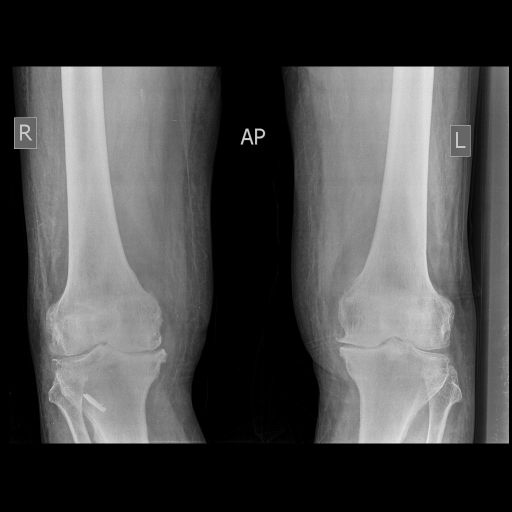
#> input picture dataset/Chest-Chest PA-25_01_2016-5_32_14 PM-880.JPEG, 1024 x 1024 px (shown at 1/2 size)
$ python -i watershed.py   (imports and definitions only)
#> lines starting #> are read from the running program, lines starting #| are printed output that depends on the picture; after the words box and inside, x2 and y2 are one past the last pixel; in counts of white or black regions, pixels touching at a corner belong together
#> further down, picture is the input picture: shape (1024, 1024); min 0, max 251, mean 73
import cv2
import numpy as np
from skimage.feature import peak_local_max
from skimage.segmentation import watershed
from scipy import ndimage
import matplotlib.pyplot as plt

def sh(image):
    cv2.imshow('image',image)
    cv2.waitKey(0)

def watershade_algorithm(image):
    ret, thresh = cv2.threshold(image, 0, 255, cv2.THRESH_BINARY_INV + cv2.THRESH_OTSU)
    #noise removal
    kernel = np.ones((2, 2), np.uint8)
    closing = cv2.morphologyEx(thresh, cv2.MORPH_CLOSE, kernel, iterations=2)
    sure_bg = cv2.dilate(closing, kernel, iterations=3)
    dist_transform = cv2.distanceTransform(closing, cv2.DIST_L2, 3)
    ret, sure_fg = cv2.threshold(dist_transform, 0.1 * dist_transform.max(),255, 0)
    # Finding unknown region
    sure_fg = np.uint8(sure_fg)
    unknown = cv2.subtract(sure_bg, sure_fg)

def watershade_algorithm(image):
    ret, thresh = cv2.threshold(image, 0, 255, cv2.THRESH_BINARY_INV + cv2.THRESH_OTSU)
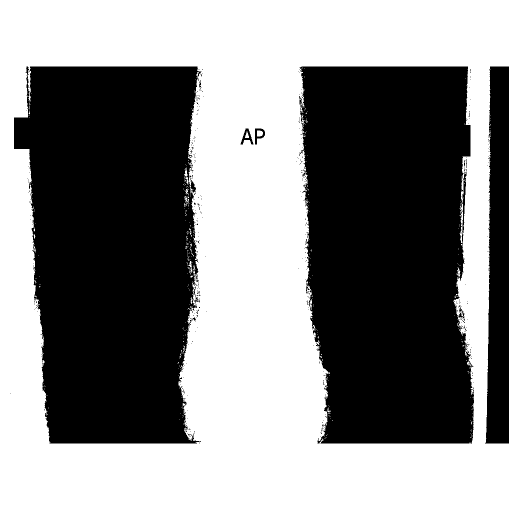
#> thresh: shape (1024, 1024) (shown at 1/2 size); 52.4% white; 409 black regions (399 under 20 px), largest, box (x1, y1, x2, y2) and area: (28, 133, 404, 887) 234298, (598, 133, 948, 887) 232534, (970, 133, 1018, 887) 30459
#> ret = 76
    #noise removal
    kernel = np.ones((2, 2), np.uint8)
    closing = cv2.morphologyEx(thresh, cv2.MORPH_CLOSE, kernel, iterations=2)
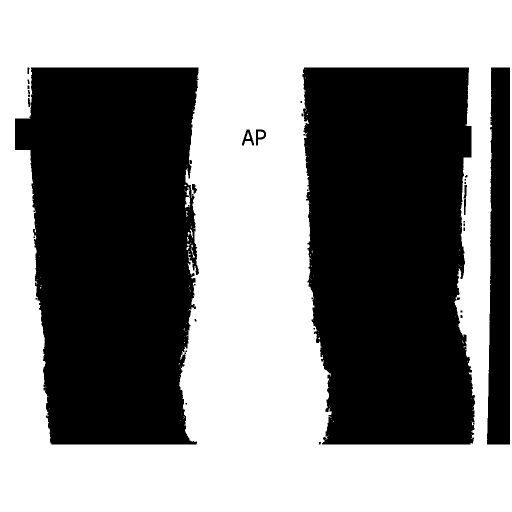
#> closing: shape (1024, 1024) (shown at 1/2 size); 52.9% white; 39 black regions (21 under 20 px), largest, box (x1, y1, x2, y2) and area: (30, 135, 398, 889) 232185, (605, 135, 950, 889) 230477, (974, 135, 1020, 889) 30227
    sure_bg = cv2.dilate(closing, kernel, iterations=3)
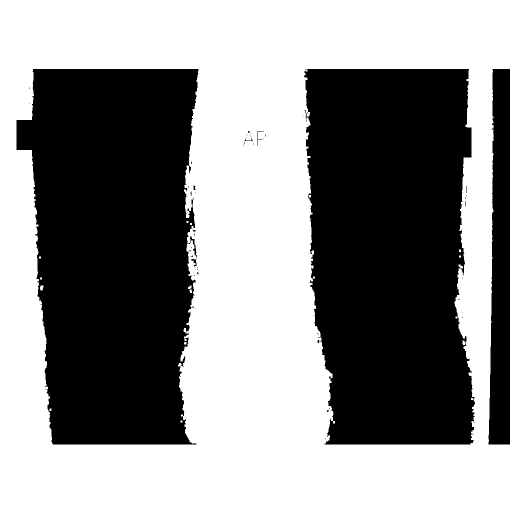
#> sure_bg: shape (1024, 1024) (shown at 1/2 size); 54.3% white; 59 black regions (52 under 20 px), largest, box (x1, y1, x2, y2) and area: (33, 138, 397, 889) 225803, (608, 138, 950, 889) 225147, (977, 138, 1020, 889) 27668
    dist_transform = cv2.distanceTransform(closing, cv2.DIST_L2, 3)
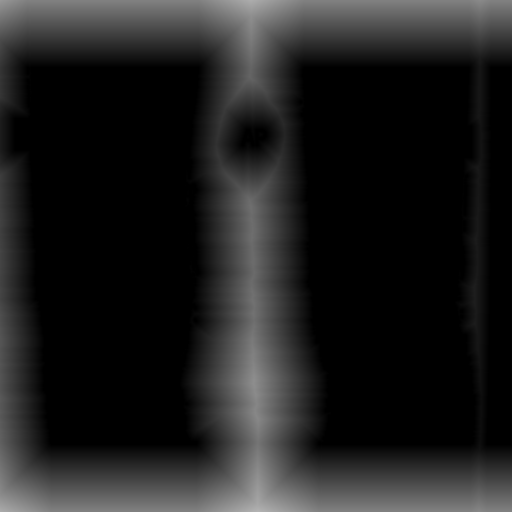
#> dist_transform: shape (1024, 1024) float32 (shown at 1/2 size); min 0, max 179.9, mean 31
    ret, sure_fg = cv2.threshold(dist_transform, 0.1 * dist_transform.max(),255, 0)
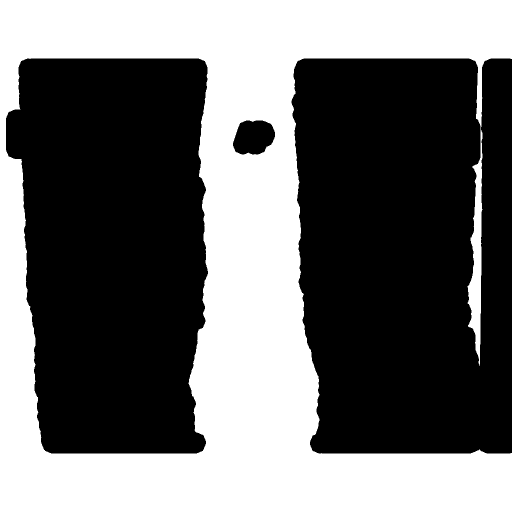
#> sure_fg: shape (1024, 1024) float32 (shown at 1/2 size); 42.5% white; 1 white region, box (x1, y1, x2, y2) and area: (0, 0, 1024, 1024) 445863
#> ret = 17.99
    # Finding unknown region
    sure_fg = np.uint8(sure_fg)
    unknown = cv2.subtract(sure_bg, sure_fg)
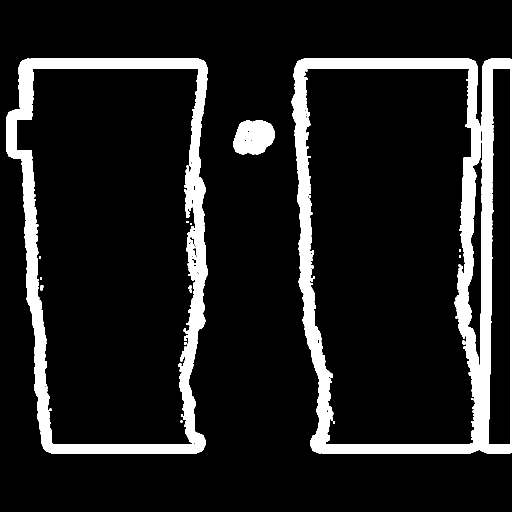
#> unknown: shape (1024, 1024) (shown at 1/2 size); 11.8% white; 20 white regions (9 under 20 px), largest, box (x1, y1, x2, y2) and area: (583, 117, 1024, 907) 68714, (12, 117, 416, 907) 50168, (466, 241, 550, 309) 4454

    # Marker labelling
    ret, markers = cv2.connectedComponents(sure_fg)
#> ret = 2

    # Add one to all labels so that sure background is not 0, but 1
    markers = markers + 1

    # Now, mark the region of unknown with zero
    markers[unknown == 255] = 0
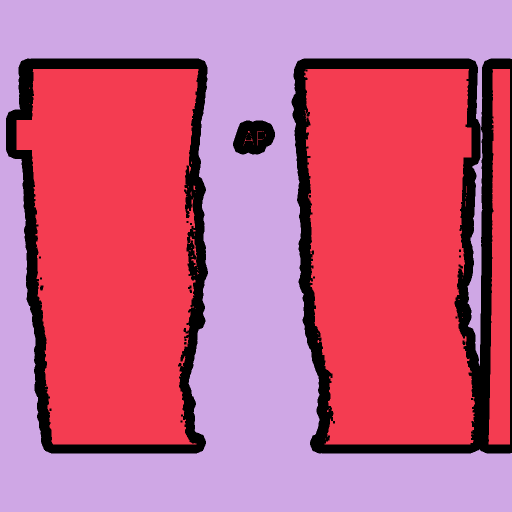
#> markers: shape (1024, 1024) int32 (shown at 1/2 size); 3 distinct labels, from 0 to 2; one colour per label, 0 black
    print('aaaaaaaaaa')
    print(image)
#> (printed output is left out)
    cv2.imshow('i',image)
    cv2.waitKey(0)
    print('bbbbbbbbb')
    print(markers)
#> (printed output is left out)
    plt.imshow(markers)
    plt.show()
    cv2.waitKey(0)
#> (the run stopped early here; a loop or call above may not have finished)

$ run again, on dataset/Lower Extremities-Femur AP-1_25_2016-5_34_07 PM-107.JPEG
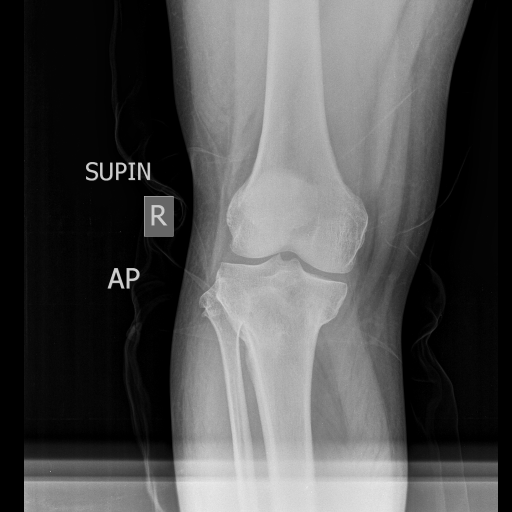
#> input picture dataset/Lower Extremities-Femur AP-1_25_2016-5_34_07 PM-107.JPEG, 1024 x 1024 px (shown at 1/2 size)
#> picture is the input picture: shape (1024, 1024); min 0, max 255, mean 79.6
#> in watershade_algorithm, `ret, thresh = cv2.threshold(image, 0, 255, cv2.THRESH_BINARY_INV + cv2..`:
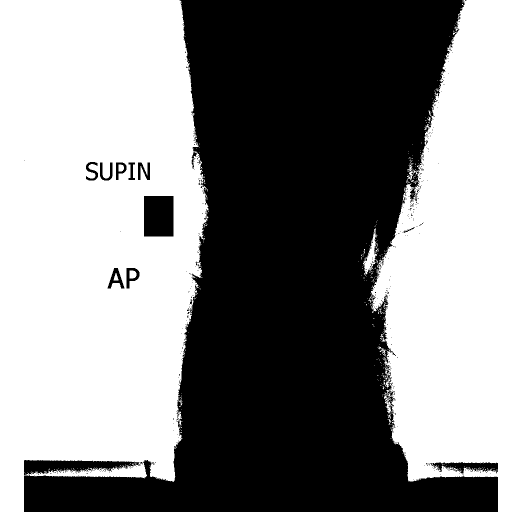
#> thresh: shape (1024, 1024) (shown at 1/2 size); 52.6% white; 403 black regions (390 under 20 px), largest, box (x1, y1, x2, y2) and area: (48, 0, 996, 1024) 482873, (288, 392, 347, 473) 4779, (48, 920, 281, 950) 4138
#> in watershade_algorithm, `ret, thresh = cv2.threshold(image, 0, 255, cv2.THRESH_BINARY_INV + cv2..`: ret = 83
#> closing: shape (1024, 1024); 53.2% white; 41 black regions (18 under 20 px), largest, box (x1, y1, x2, y2) and area: (50, 0, 998, 1024) 477643, (290, 394, 349, 475) 4779, (50, 922, 270, 951) 3677
#> sure_bg: shape (1024, 1024); 54.5% white; 44 black regions (25 under 20 px), largest, box (x1, y1, x2, y2) and area: (53, 0, 998, 1024) 468441, (293, 397, 349, 475) 4368, (53, 925, 262, 949) 2627
#> in watershade_algorithm, `ret, sure_fg = cv2.threshold(dist_transform, 0.1 * dist_transform.max(..`: ret = 35.14
#> unknown: shape (1024, 1024); 15.3% white; 23 white regions (11 under 20 px), largest, box (x1, y1, x2, y2) and area: (14, 0, 423, 1024) 101975, (724, 0, 1024, 1024) 57899, (261, 543, 278, 562) 297
#> in watershade_algorithm, `ret, markers = cv2.connectedComponents(sure_fg)`: ret = 3
#> in watershade_algorithm, `markers[unknown == 255] = 0`:
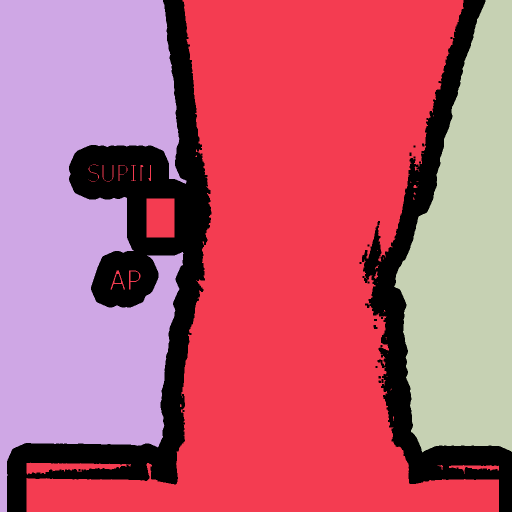
#> markers: shape (1024, 1024) int32 (shown at 1/2 size); 4 distinct labels, from 0 to 3; one colour per label, 0 black
#> (printed output is left out)
#> (printed output is left out)
